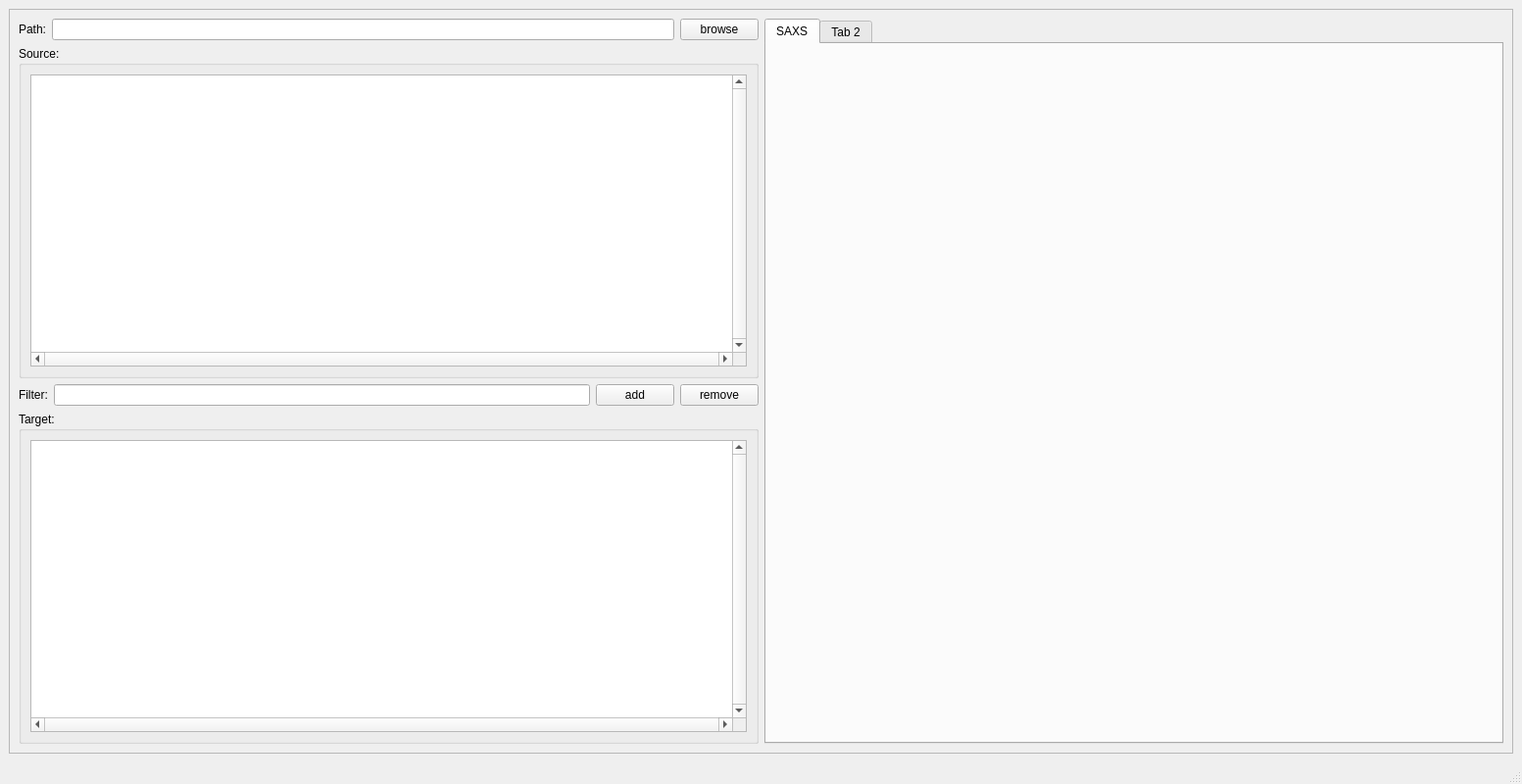
<?xml version="1.0" encoding="UTF-8"?>
<ui version="4.0">
 <class>MainWindow</class>
 <widget class="QMainWindow" name="MainWindow">
  <property name="geometry">
   <rect>
    <x>0</x>
    <y>0</y>
    <width>1553</width>
    <height>800</height>
   </rect>
  </property>
  <property name="minimumSize">
   <size>
    <width>1024</width>
    <height>800</height>
   </size>
  </property>
  <property name="windowTitle">
   <string>MainWindow</string>
  </property>
  <widget class="QWidget" name="centralwidget">
   <layout class="QGridLayout" name="gridLayout_2">
    <item row="0" column="0">
     <widget class="QFrame" name="file_panel">
      <property name="frameShape">
       <enum>QFrame::StyledPanel</enum>
      </property>
      <property name="frameShadow">
       <enum>QFrame::Raised</enum>
      </property>
      <layout class="QGridLayout" name="gridLayout">
       <item row="2" column="0">
        <layout class="QVBoxLayout" name="verticalLayout">
         <item>
          <layout class="QHBoxLayout" name="horizontalLayout_2">
           <item>
            <widget class="QLabel" name="label_2">
             <property name="text">
              <string>Path:</string>
             </property>
            </widget>
           </item>
           <item>
            <widget class="QLineEdit" name="work_dir"/>
           </item>
           <item>
            <widget class="QPushButton" name="pushButton">
             <property name="text">
              <string>browse</string>
             </property>
            </widget>
           </item>
          </layout>
         </item>
         <item>
          <widget class="QGroupBox" name="box_source">
           <property name="minimumSize">
            <size>
             <width>0</width>
             <height>80</height>
            </size>
           </property>
           <property name="title">
            <string>Source:</string>
           </property>
           <layout class="QGridLayout" name="gridLayout_5">
            <item row="0" column="0">
             <widget class="QListWidget" name="list_view_source">
              <property name="sizePolicy">
               <sizepolicy hsizetype="Expanding" vsizetype="Expanding">
                <horstretch>0</horstretch>
                <verstretch>0</verstretch>
               </sizepolicy>
              </property>
              <property name="minimumSize">
               <size>
                <width>0</width>
                <height>120</height>
               </size>
              </property>
              <property name="verticalScrollBarPolicy">
               <enum>Qt::ScrollBarAlwaysOn</enum>
              </property>
              <property name="horizontalScrollBarPolicy">
               <enum>Qt::ScrollBarAlwaysOn</enum>
              </property>
              <property name="editTriggers">
               <set>QAbstractItemView::NoEditTriggers</set>
              </property>
              <property name="selectionMode">
               <enum>QAbstractItemView::MultiSelection</enum>
              </property>
             </widget>
            </item>
           </layout>
          </widget>
         </item>
         <item>
          <layout class="QHBoxLayout" name="horizontalLayout">
           <item>
            <widget class="QLabel" name="label">
             <property name="text">
              <string>Filter:</string>
             </property>
            </widget>
           </item>
           <item>
            <widget class="QLineEdit" name="filter_str">
             <property name="maximumSize">
              <size>
               <width>16777215</width>
               <height>100</height>
              </size>
             </property>
            </widget>
           </item>
           <item>
            <widget class="QPushButton" name="pushButton_2">
             <property name="text">
              <string>add</string>
             </property>
            </widget>
           </item>
           <item>
            <widget class="QPushButton" name="pushButton_3">
             <property name="text">
              <string>remove</string>
             </property>
            </widget>
           </item>
          </layout>
         </item>
         <item>
          <widget class="QGroupBox" name="box_target">
           <property name="minimumSize">
            <size>
             <width>0</width>
             <height>120</height>
            </size>
           </property>
           <property name="title">
            <string>Target:</string>
           </property>
           <layout class="QGridLayout" name="gridLayout_4">
            <item row="0" column="0">
             <widget class="QListWidget" name="list_view_target">
              <property name="sizePolicy">
               <sizepolicy hsizetype="Expanding" vsizetype="Expanding">
                <horstretch>0</horstretch>
                <verstretch>0</verstretch>
               </sizepolicy>
              </property>
              <property name="minimumSize">
               <size>
                <width>0</width>
                <height>120</height>
               </size>
              </property>
              <property name="verticalScrollBarPolicy">
               <enum>Qt::ScrollBarAlwaysOn</enum>
              </property>
              <property name="horizontalScrollBarPolicy">
               <enum>Qt::ScrollBarAlwaysOn</enum>
              </property>
              <property name="editTriggers">
               <set>QAbstractItemView::NoEditTriggers</set>
              </property>
              <property name="selectionMode">
               <enum>QAbstractItemView::MultiSelection</enum>
              </property>
              <property name="gridSize">
               <size>
                <width>0</width>
                <height>0</height>
               </size>
              </property>
             </widget>
            </item>
           </layout>
          </widget>
         </item>
        </layout>
       </item>
       <item row="2" column="1">
        <widget class="QTabWidget" name="tabWidget">
         <property name="currentIndex">
          <number>0</number>
         </property>
         <widget class="QWidget" name="tab">
          <attribute name="title">
           <string>SAXS</string>
          </attribute>
          <layout class="QGridLayout" name="gridLayout_3">
           <item row="0" column="0">
            <widget class="ImageView" name="graphWidget" native="true">
             <property name="sizePolicy">
              <sizepolicy hsizetype="Expanding" vsizetype="Expanding">
               <horstretch>120</horstretch>
               <verstretch>120</verstretch>
              </sizepolicy>
             </property>
            </widget>
           </item>
          </layout>
         </widget>
         <widget class="QWidget" name="tab_2">
          <attribute name="title">
           <string>Tab 2</string>
          </attribute>
         </widget>
        </widget>
       </item>
      </layout>
     </widget>
    </item>
   </layout>
  </widget>
  <widget class="QMenuBar" name="menubar">
   <property name="geometry">
    <rect>
     <x>0</x>
     <y>0</y>
     <width>1553</width>
     <height>22</height>
    </rect>
   </property>
  </widget>
  <widget class="QStatusBar" name="statusbar"/>
 </widget>
 <customwidgets>
  <customwidget>
   <class>ImageView</class>
   <extends>QWidget</extends>
   <header>pyqtgraph</header>
   <container>1</container>
  </customwidget>
 </customwidgets>
 <resources/>
 <connections>
  <connection>
   <sender>pushButton_2</sender>
   <signal>clicked()</signal>
   <receiver>MainWindow</receiver>
   <slot>add_target()</slot>
   <hints>
    <hint type="sourcelabel">
     <x>677</x>
     <y>509</y>
    </hint>
    <hint type="destinationlabel">
     <x>417</x>
     <y>624</y>
    </hint>
   </hints>
  </connection>
  <connection>
   <sender>pushButton_3</sender>
   <signal>clicked()</signal>
   <receiver>MainWindow</receiver>
   <slot>remove_target()</slot>
   <hints>
    <hint type="sourcelabel">
     <x>767</x>
     <y>509</y>
    </hint>
    <hint type="destinationlabel">
     <x>518</x>
     <y>783</y>
    </hint>
   </hints>
  </connection>
  <connection>
   <sender>pushButton</sender>
   <signal>clicked()</signal>
   <receiver>MainWindow</receiver>
   <slot>load_path()</slot>
   <hints>
    <hint type="sourcelabel">
     <x>738</x>
     <y>58</y>
    </hint>
    <hint type="destinationlabel">
     <x>776</x>
     <y>24</y>
    </hint>
   </hints>
  </connection>
  <connection>
   <sender>filter_str</sender>
   <signal>textChanged(QString)</signal>
   <receiver>MainWindow</receiver>
   <slot>trie_search()</slot>
   <hints>
    <hint type="sourcelabel">
     <x>292</x>
     <y>496</y>
    </hint>
    <hint type="destinationlabel">
     <x>13</x>
     <y>774</y>
    </hint>
   </hints>
  </connection>
  <connection>
   <sender>filter_str</sender>
   <signal>returnPressed()</signal>
   <receiver>pushButton_2</receiver>
   <slot>click()</slot>
   <hints>
    <hint type="sourcelabel">
     <x>207</x>
     <y>494</y>
    </hint>
    <hint type="destinationlabel">
     <x>648</x>
     <y>493</y>
    </hint>
   </hints>
  </connection>
 </connections>
 <slots>
  <slot>add_target()</slot>
  <slot>remove_target()</slot>
  <slot>load_path()</slot>
  <slot>trie_search()</slot>
  <slot>add_batch()</slot>
 </slots>
</ui>
